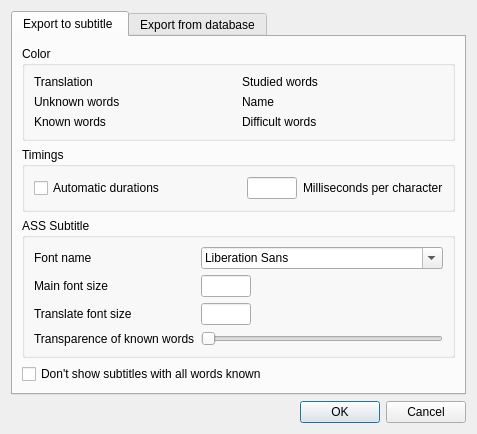
<?xml version="1.0" encoding="UTF-8"?>
<ui version="4.0">
 <class>Preferences</class>
 <widget class="QDialog" name="Preferences">
  <property name="geometry">
   <rect>
    <x>0</x>
    <y>0</y>
    <width>477</width>
    <height>394</height>
   </rect>
  </property>
  <property name="sizePolicy">
   <sizepolicy hsizetype="Fixed" vsizetype="Fixed">
    <horstretch>0</horstretch>
    <verstretch>0</verstretch>
   </sizepolicy>
  </property>
  <property name="windowTitle">
   <string>Preferences</string>
  </property>
  <property name="modal">
   <bool>true</bool>
  </property>
  <layout class="QVBoxLayout" name="verticalLayout">
   <item>
    <widget class="QTabWidget" name="tabWidget">
     <property name="currentIndex">
      <number>0</number>
     </property>
     <widget class="QWidget" name="tab">
      <attribute name="title">
       <string>Export to subtitle </string>
      </attribute>
      <layout class="QHBoxLayout" name="horizontalLayout">
       <item>
        <layout class="QVBoxLayout" name="verticalLayout_2">
         <item>
          <widget class="QGroupBox" name="groupBox">
           <property name="title">
            <string>Color</string>
           </property>
           <layout class="QHBoxLayout" name="horizontalLayout_6">
            <item>
             <layout class="QFormLayout" name="formLayout_2">
              <item row="0" column="0">
               <widget class="QLabel" name="label_8">
                <property name="text">
                 <string>Translation</string>
                </property>
               </widget>
              </item>
              <item row="1" column="0">
               <widget class="QLabel" name="label_9">
                <property name="text">
                 <string>Unknown words</string>
                </property>
               </widget>
              </item>
              <item row="2" column="0">
               <widget class="QLabel" name="label_10">
                <property name="text">
                 <string>Known words</string>
                </property>
               </widget>
              </item>
             </layout>
            </item>
            <item>
             <layout class="QFormLayout" name="formLayout_3">
              <item row="0" column="0">
               <widget class="QLabel" name="label_12">
                <property name="text">
                 <string>Studied words</string>
                </property>
               </widget>
              </item>
              <item row="1" column="0">
               <widget class="QLabel" name="label_13">
                <property name="text">
                 <string>Name</string>
                </property>
               </widget>
              </item>
              <item row="2" column="0">
               <widget class="QLabel" name="label_14">
                <property name="text">
                 <string>Difficult words</string>
                </property>
               </widget>
              </item>
             </layout>
            </item>
           </layout>
          </widget>
         </item>
         <item>
          <widget class="QGroupBox" name="groupBox_2">
           <property name="title">
            <string>Timings</string>
           </property>
           <layout class="QHBoxLayout" name="horizontalLayout_2">
            <item>
             <widget class="QCheckBox" name="checkBox_2">
              <property name="text">
               <string>Automatic durations</string>
              </property>
             </widget>
            </item>
            <item>
             <spacer name="horizontalSpacer">
              <property name="orientation">
               <enum>Qt::Horizontal</enum>
              </property>
              <property name="sizeHint" stdset="0">
               <size>
                <width>103</width>
                <height>20</height>
               </size>
              </property>
             </spacer>
            </item>
            <item>
             <widget class="QLineEdit" name="lineEdit">
              <property name="sizePolicy">
               <sizepolicy hsizetype="Fixed" vsizetype="Fixed">
                <horstretch>0</horstretch>
                <verstretch>0</verstretch>
               </sizepolicy>
              </property>
              <property name="maximumSize">
               <size>
                <width>50</width>
                <height>16777215</height>
               </size>
              </property>
             </widget>
            </item>
            <item>
             <widget class="QLabel" name="label">
              <property name="text">
               <string>Milliseconds per character</string>
              </property>
             </widget>
            </item>
           </layout>
          </widget>
         </item>
         <item>
          <widget class="QGroupBox" name="groupBox_3">
           <property name="title">
            <string>ASS Subtitle</string>
           </property>
           <layout class="QVBoxLayout" name="verticalLayout_3">
            <item>
             <layout class="QFormLayout" name="formLayout">
              <item row="0" column="0">
               <widget class="QLabel" name="label_2">
                <property name="text">
                 <string>Font name</string>
                </property>
               </widget>
              </item>
              <item row="1" column="0">
               <widget class="QLabel" name="label_3">
                <property name="text">
                 <string>Main font size</string>
                </property>
               </widget>
              </item>
              <item row="2" column="0">
               <widget class="QLabel" name="label_4">
                <property name="text">
                 <string>Translate font size</string>
                </property>
               </widget>
              </item>
              <item row="3" column="0">
               <widget class="QLabel" name="label_5">
                <property name="text">
                 <string>Transparence of known words</string>
                </property>
               </widget>
              </item>
              <item row="0" column="1">
               <widget class="QFontComboBox" name="fontComboBox"/>
              </item>
              <item row="1" column="1">
               <widget class="QLineEdit" name="lineEdit_2">
                <property name="maximumSize">
                 <size>
                  <width>50</width>
                  <height>16777215</height>
                 </size>
                </property>
               </widget>
              </item>
              <item row="2" column="1">
               <widget class="QLineEdit" name="lineEdit_3">
                <property name="maximumSize">
                 <size>
                  <width>50</width>
                  <height>16777215</height>
                 </size>
                </property>
               </widget>
              </item>
              <item row="3" column="1">
               <widget class="QSlider" name="horizontalSlider">
                <property name="orientation">
                 <enum>Qt::Horizontal</enum>
                </property>
               </widget>
              </item>
             </layout>
            </item>
           </layout>
          </widget>
         </item>
         <item>
          <widget class="QCheckBox" name="checkBox">
           <property name="text">
            <string>Don't show subtitles with all words known</string>
           </property>
          </widget>
         </item>
        </layout>
       </item>
      </layout>
     </widget>
     <widget class="QWidget" name="tab_2">
      <attribute name="title">
       <string>Export from database</string>
      </attribute>
      <layout class="QVBoxLayout" name="verticalLayout_5">
       <item>
        <layout class="QHBoxLayout" name="horizontalLayout_5">
         <item>
          <widget class="QGroupBox" name="groupBox_4">
           <property name="minimumSize">
            <size>
             <width>150</width>
             <height>0</height>
            </size>
           </property>
           <property name="title">
            <string>Type words</string>
           </property>
           <layout class="QVBoxLayout" name="verticalLayout_6">
            <item>
             <widget class="QCheckBox" name="checkBox_3">
              <property name="text">
               <string>Unknown words</string>
              </property>
             </widget>
            </item>
            <item>
             <widget class="QCheckBox" name="checkBox_4">
              <property name="text">
               <string>Study words</string>
              </property>
             </widget>
            </item>
            <item>
             <widget class="QCheckBox" name="checkBox_5">
              <property name="text">
               <string>Known words</string>
              </property>
             </widget>
            </item>
           </layout>
          </widget>
         </item>
         <item>
          <widget class="QGroupBox" name="groupBox_5">
           <property name="title">
            <string>Parameters</string>
           </property>
           <layout class="QVBoxLayout" name="verticalLayout_4">
            <item>
             <widget class="QCheckBox" name="checkBox_6">
              <property name="text">
               <string>No blank translation </string>
              </property>
             </widget>
            </item>
            <item>
             <layout class="QHBoxLayout" name="horizontalLayout_3">
              <item>
               <widget class="QLabel" name="label_6">
                <property name="text">
                 <string>  Mentioned more than</string>
                </property>
               </widget>
              </item>
              <item>
               <widget class="QLineEdit" name="lineEdit_4">
                <property name="maximumSize">
                 <size>
                  <width>50</width>
                  <height>16777215</height>
                 </size>
                </property>
               </widget>
              </item>
              <item>
               <spacer name="horizontalSpacer_2">
                <property name="orientation">
                 <enum>Qt::Horizontal</enum>
                </property>
                <property name="sizeHint" stdset="0">
                 <size>
                  <width>40</width>
                  <height>20</height>
                 </size>
                </property>
               </spacer>
              </item>
             </layout>
            </item>
            <item>
             <layout class="QHBoxLayout" name="horizontalLayout_4">
              <item>
               <widget class="QComboBox" name="comboBox"/>
              </item>
              <item>
               <widget class="QLabel" name="label_7">
                <property name="text">
                 <string>Language</string>
                </property>
               </widget>
              </item>
             </layout>
            </item>
           </layout>
          </widget>
         </item>
        </layout>
       </item>
       <item>
        <spacer name="verticalSpacer">
         <property name="orientation">
          <enum>Qt::Vertical</enum>
         </property>
         <property name="sizeHint" stdset="0">
          <size>
           <width>20</width>
           <height>116</height>
          </size>
         </property>
        </spacer>
       </item>
      </layout>
     </widget>
    </widget>
   </item>
   <item>
    <widget class="QDialogButtonBox" name="buttonBox">
     <property name="orientation">
      <enum>Qt::Horizontal</enum>
     </property>
     <property name="standardButtons">
      <set>QDialogButtonBox::Cancel|QDialogButtonBox::Ok</set>
     </property>
    </widget>
   </item>
  </layout>
 </widget>
 <resources/>
 <connections>
  <connection>
   <sender>buttonBox</sender>
   <signal>accepted()</signal>
   <receiver>Preferences</receiver>
   <slot>accept()</slot>
   <hints>
    <hint type="sourcelabel">
     <x>248</x>
     <y>254</y>
    </hint>
    <hint type="destinationlabel">
     <x>157</x>
     <y>274</y>
    </hint>
   </hints>
  </connection>
  <connection>
   <sender>buttonBox</sender>
   <signal>rejected()</signal>
   <receiver>Preferences</receiver>
   <slot>reject()</slot>
   <hints>
    <hint type="sourcelabel">
     <x>316</x>
     <y>260</y>
    </hint>
    <hint type="destinationlabel">
     <x>286</x>
     <y>274</y>
    </hint>
   </hints>
  </connection>
 </connections>
</ui>
